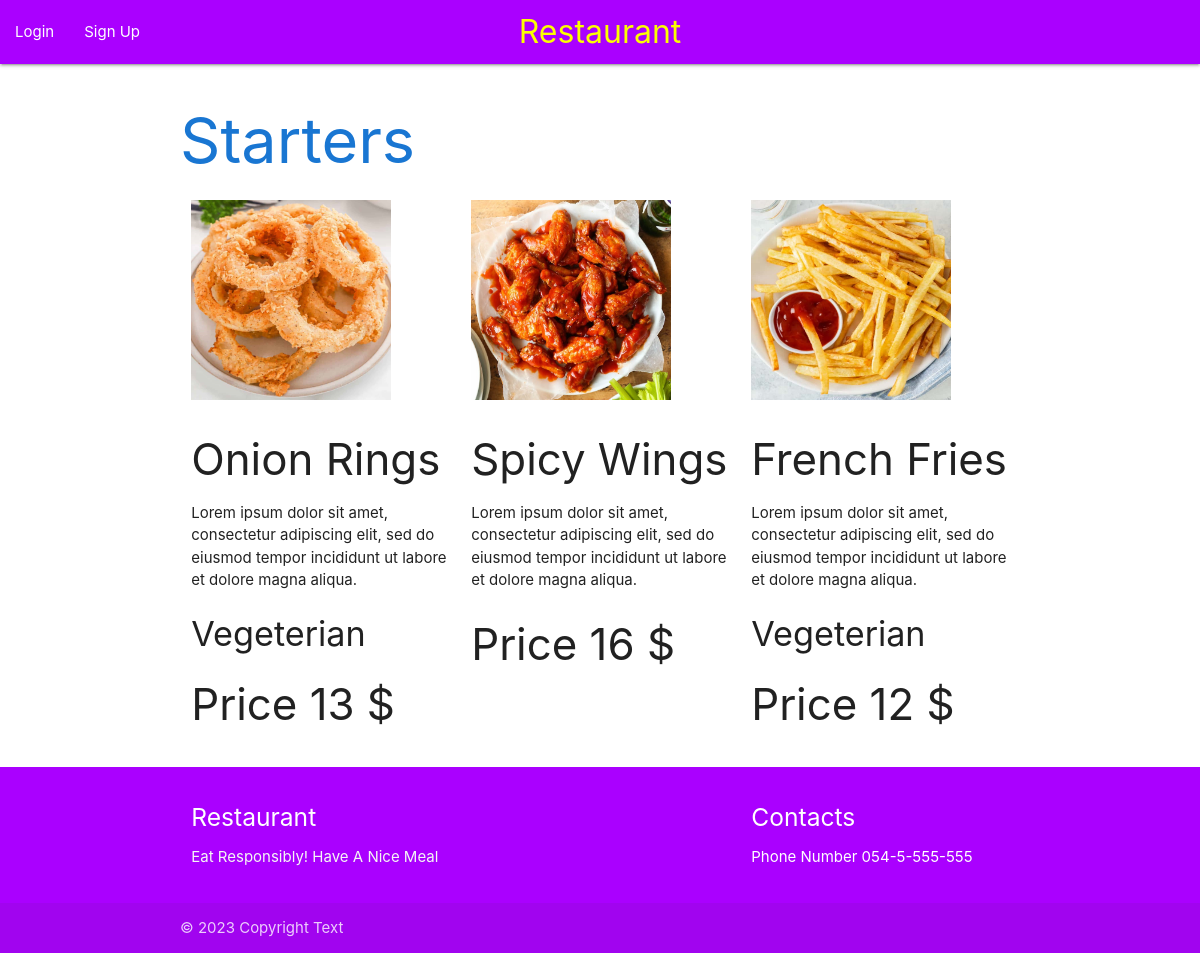
Page /category/1 on the committed database.
### models/category.py (models this page shows)
class Category(db.Model):
    id = db.Column(db.Integer, primary_key=True)
    name = db.Column(db.String(20), unique=True, nullable=False)
    image = db.Column(db.String)
    dishes = db.relationship('Dish', backref='category')

### models/dish.py (models this page shows)
class Dish(db.Model):
    id = db.Column(db.Integer, primary_key=True)
    name = db.Column(db.String(30), unique=True, nullable=False)
    price = db.Column(db.Integer, nullable=False)
    description = db.Column(db.String(200))
    image = db.Column(db.String)
    is_gluten_free = db.Column(db.Boolean, default=False)
    is_vegeterian = db.Column(db.Boolean, default=False)
    category_id = db.Column(db.Integer, db.ForeignKey('category.id'))

### controllers/user.py (the view, shortened to what this page needs)
def category(id):
    category = Category.query.get(id)
    return render_template('users/category.html', category=category)

### templates/users/category.html (shortened to what this page needs)
{% extends 'layout.html'%} {% block content %}
<div class="container">
  <h1 class="blue-text text-darken-2">{{category.name}}</h1>
  <div class="row">
    {% for dish in category.dishes %}
    <div class="col s4">
      <div>
        <img src="{{dish.image}}" width="200" height="200" />
      </div>
      <div>
        <h3>{{dish.name}}</h3>
      </div>
      <p>{{dish.description}}</p>
       {% if dish.is_vegeterian%}
      <h4>Vegeterian</h4>
      {% endif %}
      <h3>Price {{dish.price}} $</h3>
    </div>
    {% endfor %}
  </div>
</div>
{% endblock %}

### rows in the picture
Category: name "Starters"
Dish: image (picture), name "Onion Rings", description "Lorem ipsum dolor sit amet, consectetur adipiscing elit, sed do eiusmod tempor incididunt ut labore et dolore magna aliqua.", is_vegeterian "Vegeterian", price "13"
Dish: image (picture), name "Spicy Wings", description "Lorem ipsum dolor sit amet, consectetur adipiscing elit, sed do eiusmod tempor incididunt ut labore et dolore magna aliqua.", price "16"
Dish: image (picture), name "French Fries", description "Lorem ipsum dolor sit amet, consectetur adipiscing elit, sed do eiusmod tempor incididunt ut labore et dolore magna aliqua.", is_vegeterian "Vegeterian", price "12"
